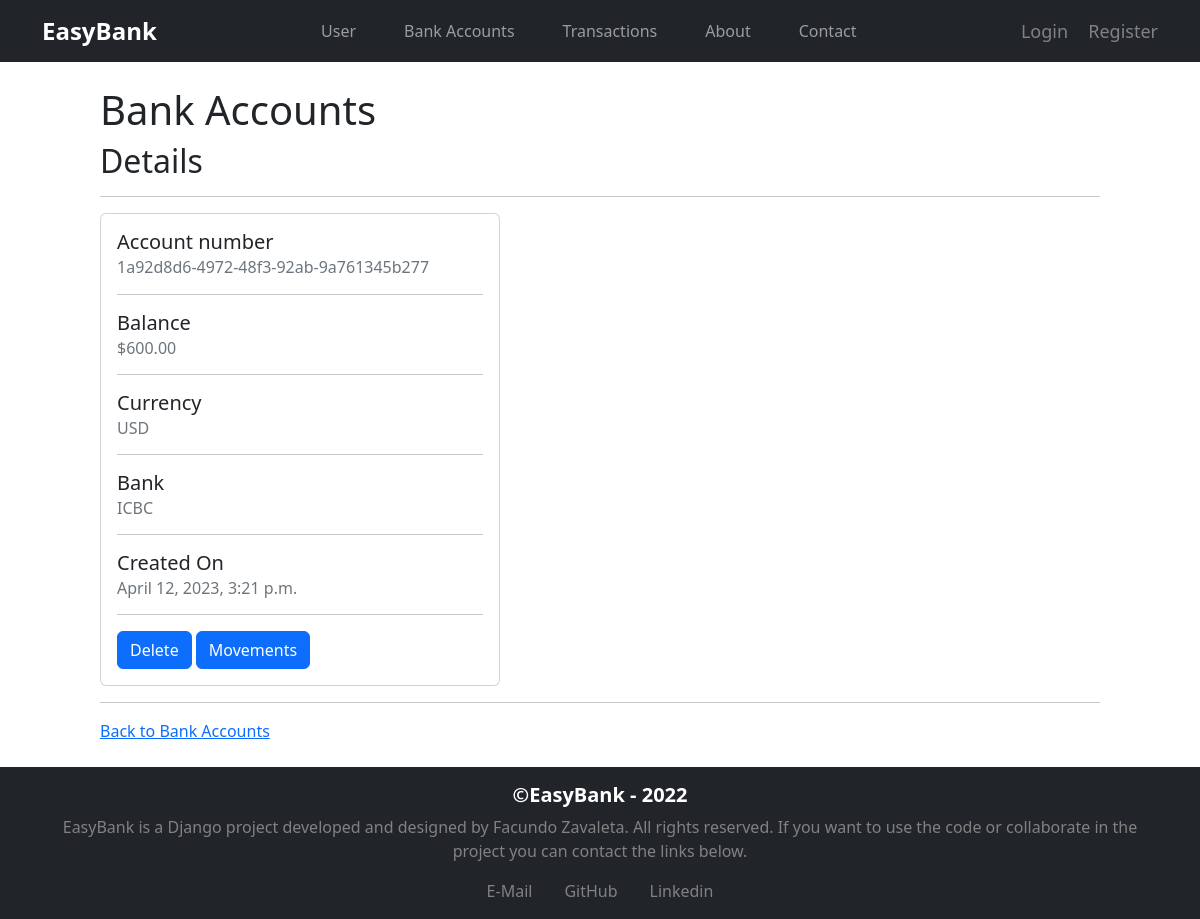
Screenshot of /bankaccounts/1a92d8d6497248f392ab9a761345b277/ with the database file from the repository.
### bankaccounts/models.py (models this page shows, shortened)
class BankAccount(models.Model):
    account_number = models.UUIDField(primary_key = True, default = uuid.uuid4, editable = False)
    balance = models.DecimalField(max_digits=12, decimal_places=2)
    currency = models.CharField(max_length=3, choices=CURRENCY_CHOICES)
    user = models.ForeignKey(User, on_delete=models.CASCADE)
    bank = models.CharField(max_length=20, choices=BANK_CHOICES)
    created_on = models.DateTimeField(default=datetime.now())

### bankaccounts/views.py (the view)
# urls.py: path("<str:account_number>/", views.bankaccounts_detail, name="bankaccounts_detail"),
def bankaccounts_detail(request, account_number):
    bankaccount = BankAccount.objects.get(account_number=account_number)
    historialObjects = HistorialObject.objects.filter(account=bankaccount).order_by("-created_on").values()
    conversion = 300
    context = {
        'bankaccount': bankaccount,
        'historialObjects': historialObjects,
        'conversion': conversion,
    }
    return render(request, 'bankaccounts_detail.html', context)

### bankaccounts/templates/bankaccounts_detail.html
{% extends "base.html" %}
{% block page_content %}
<br>
<h1>Bank Accounts</h1>
<h2>Details</h2>
<hr>
<div class="card" style="width: 25rem;">
    <div class="card-body">
      <h5 class="card-title">Account number</h5>
      <h6 class="card-subtitle mb-2 text-muted">{{ bankaccount.account_number }}</h6>
      <hr>
      <h5 class="card-title">Balance</h5>
      <h6 class="card-subtitle mb-2 text-muted">${{ bankaccount.balance }}</h6>
      <hr>
      <h5 class="card-title">Currency</h5>
      <h6 class="card-subtitle mb-2 text-muted">{{ bankaccount.currency }}</h6>
      <hr>
      <h5 class="card-title">Bank</h5>
      <h6 class="card-subtitle mb-2 text-muted">{{ bankaccount.bank }}</h6>
      <hr>
      <h5 class="card-title">Created On</h5>
      <h6 class="card-subtitle mb-2 text-muted">{{ bankaccount.created_on }}</h6>
      <hr>
      <a href="delete/" class = "btn btn-primary">Delete</a>
      <a href="movements/" class = "btn btn-primary">Movements</a></ul>
    </div>
</div>
<hr>
<a href="{% url 'bankaccounts_index' %}">Back to Bank Accounts</a>
<br>
<br>
{% endblock %}

### rows the page displays
BankAccount: account_number "1a92d8d6-4972-48f3-92ab-9a761345b277", balance "600.00", currency "USD", bank "ICBC", created_on "April 12, 2023, 3:21 p.m."
